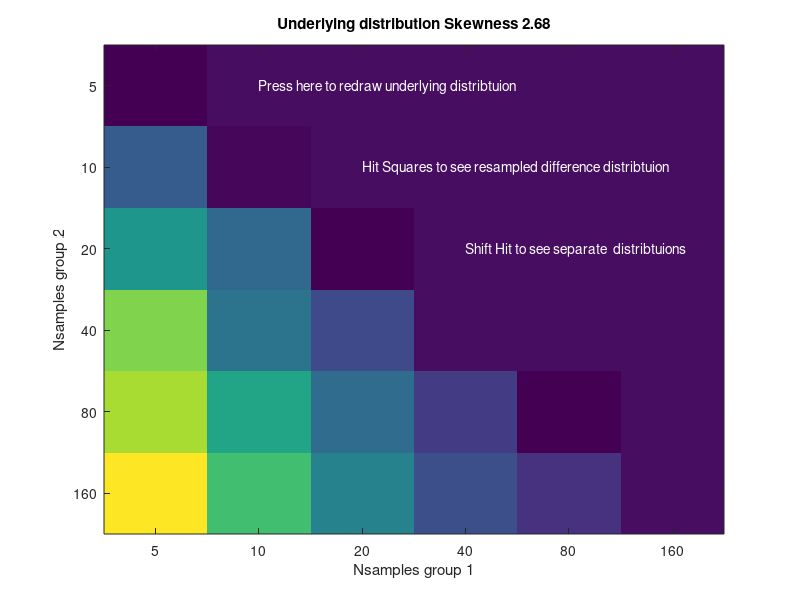
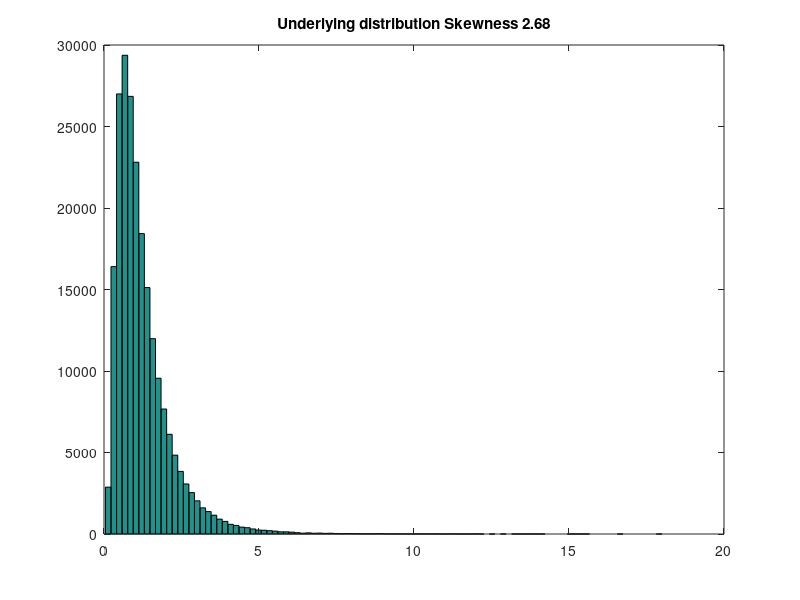

Recreate these plots in MATLAB, in order.
function SkewResample(varargin)
%SkewResample 
%Simulate Bootstrapping the difference of two means drawn from the same
%skewed distribution, but with diffferent N
%Plots an image of skewness of resampled differences, for each N1,N2 pair
%Press on squares in the image to plot the histogram of resampled
%differnces. Shift/Cntrl hit for separate distributions, skewness histogram
%Skew generated with exp(randn()/skewfactor)), so larger skewfactor is less
%skewed
%SkewResample('skewfactor',k,...) sets skewfactor to k
%SkewResample('nruns',N,...) sets the number of loops through the
%sample-resample loop (setting total number of trials for distribution);

skewfactor = 1.5; %smaller numbers make more skew
nsmpls = [5 10 20 40 80 160]; 
nruns = 100; %number of times to repeat simulation for smoother results

j = 1;
while j < length(varargin)
    if strncmpi(varargin{j},'fine',4)
        nsmpls = [5 10 20 40 80 160];
        nruns = 1000; %number of times to repeat simulation for smoother results
    elseif strncmpi(varargin{j},'skewfactor',4)
        j = j+1;
        skewfactor = varargin{j};
    elseif strncmpi(varargin{j},'quick',4)
        nsmpls = [10  40 160];
        nruns = 20; %number of times to repeat simulation for smoother results
    elseif strncmpi(varargin{j},'skewfactor',4)
        j = j+1;
        skewfactor = varargin{j};
    end
    j = j+1;
end


allx = [];
for j = 1:length(nsmpls)
    for k = 1:j
        nsmpl = [nsmpls(j) nsmpls(k)];
        alla = [];
        allb = [];
        for n = 1:nruns
            x = exp(randn(sum(nsmpl),1)./skewfactor);
            allx = [allx x'];
            X = Bresample(x,1000);
            a = mean(X(:,1:nsmpl(1)),2);
            b = mean(X(:,nsmpl(1)+1:end,:),2);
            alla = [alla a];
            allb = [allb b];
            DATA.allskews(j,k,n) = skewness(b(:)-a(:));
        end
        DATA.skews(j,k) = skewness(allb(:)-alla(:));
        DATA.diffs{j,k} = cat(3,alla, allb);
    end
end
DATA.nsamples = nsmpls;
DATA.allx = allx;
figure(1);
imagesc(DATA.skews,'buttondownfcn',{@HitImage});
set(gca,'xtick',[1:length(DATA.nsamples)],'xticklabel',num2str(DATA.nsamples'));
xlabel('Nsamples group 1');
ylabel('Nsamples group 2');
set(gca,'ytick',[1:length(DATA.nsamples)],'yticklabel',num2str(DATA.nsamples'))
set(gcf,'UserData',DATA);
title(sprintf('Underlying distribution Skewness %.2f',skewness(allx)));
text(2,1,'Press here to redraw underlying distribtuion','buttondownfcn',{@HitImage},'color','w');
text(3,2,'Hit Squares to see resampled difference distribtuion','buttondownfcn',{@HitImage},'color','w');
text(4,3,'Shift Hit to see separate  distribtuions','buttondownfcn',{@HitImage},'color','w');
figure(2);
hist(allx,100);
title(sprintf('Underlying distribution Skewness %.2f',skewness(allx)));


function HitImage(a,b)
DATA = get(gcf,'UserData');
pos = get(gca,'currentpoint');
j = round(pos(1,2));
k = round(pos(1,1));
shiftalt = strmatch(get(gcf,'SelectionType'),{'normal' 'alternate'  'extend'  'open'});
figure(2);
hold off;
if k > j %hit in upper quadrant = show original distribution
    hist(DATA.allx(:),1000);
    title(sprintf('Underlying distribution Skewness %.2f',skewness(DATA.allx)));
else
    a = squeeze(DATA.diffs{j,k}(:,:,1));
    b = squeeze(DATA.diffs{j,k}(:,:,2));
    diffs = b-a;
    skew(1) = skewness(a(:));
    skew(2) = skewness(b(:));
    if shiftalt == 3 %shift hit
        xs = linspace(min([min(a(:)) min(b(:))]), max([max(a(:)) max(b(:))]));
        [y,x] = hist(a(:),xs);
        bar(x,y);
        [y,x] = hist(b(:),xs);
        y = y.* 1;
        hold on; plot(x,y,'r');
        xlabel('Resampled differences');
    elseif shiftalt == 2 %cntrl hit
            hist(DATA.allskews(j,k,:));
            title(sprintf('Samples %d,%d Skewness %.2f,%.2f. of difference %.2f',DATA.nsamples(j),DATA.nsamples(k),...
                skew(1),skew(2),skewness(diffs(:))));
            xlabel('skew in resample run for one sample set');
            hold on;
            x = mean(DATA.allskews(j,k,:));
            plot([x x],get(gca,'ylim'));
            x = skewness(diffs(:));
            plot([x x],get(gca,'ylim'),'r');
            text(x,mean(get(gca,'ylim')),'Skew of sum','color','r');
    else
        hist(diffs(:),100);
    end
skew(1) = skewness(a(:));
skew(2) = skewness(b(:));
title(sprintf('Samples %d,%d Skewness %.2f,%.2f. of difference %.2f',DATA.nsamples(j),DATA.nsamples(k),...
    skew(1),skew(2),skewness(diffs(:))));
end


function resampled = Bresample(values,nrep)
% Resample(values,nrep,nout)

n = length(values);
nout = n;

% Pick n random numbers between 1 and n: these will be the resampled values
newindices = unidrnd(n,nrep,nout);
resampled = values(newindices);
